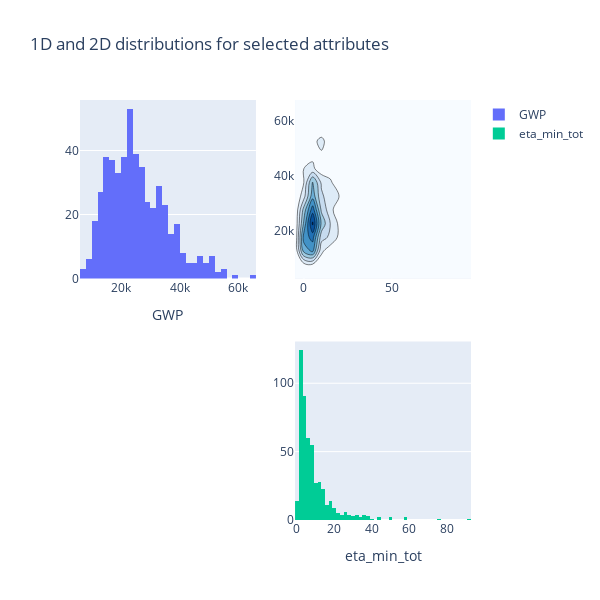

Notebook code for this chart:
### Code cell
plotter.contours2d(block='perf_att', attributes=['eta_min_tot','GWP'])

### Figure 1 — Plotly figure (JSON) as saved in the notebook; plotly's stock layout.template omitted (floating-point values rounded to 4 significant figures; data arrays with more than 128 entries replaced by an {"elided": "..."} marker saying what was removed)
{"data": [{"name": "GWP", "type": "histogram", "x": {"elided": "500 float values"}, "xaxis": "x", "yaxis": "y"}, {"colorscale": [[0, "rgb(247,251,255)"], [0.125, "rgb(222,235,247)"], [0.25, "rgb(198,219,239)"], [0.375, "rgb(158,202,225)"], [0.5, "rgb(107,174,214)"], [0.625, "rgb(66,146,198)"], [0.75, "rgb(33,113,181)"], [0.875, "rgb(8,81,156)"], [1, "rgb(8,48,107)"]], "line": {"smoothing": 1}, "name": "", "showscale": false, "type": "histogram2dcontour", "x": {"elided": "500 float values"}, "xaxis": "x2", "y": {"elided": "500 float values"}, "yaxis": "y2"}, {"name": "eta_min_tot", "type": "histogram", "x": {"elided": "500 float values"}, "xaxis": "x4", "yaxis": "y4"}], "layout": {"height": 600, "title": {"text": "1D and 2D distributions for selected attributes"}, "width": 600, "xaxis": {"anchor": "y", "domain": [0, 0.45], "title": {"text": "GWP"}}, "xaxis2": {"anchor": "y2", "domain": [0.55, 1]}, "xaxis3": {"anchor": "y3", "domain": [0, 0.45]}, "xaxis4": {"anchor": "y4", "domain": [0.55, 1], "title": {"text": "eta_min_tot"}}, "yaxis": {"anchor": "x", "domain": [0.575, 1]}, "yaxis2": {"anchor": "x2", "domain": [0.575, 1]}, "yaxis3": {"anchor": "x3", "domain": [0, 0.425]}, "yaxis4": {"anchor": "x4", "domain": [0, 0.425]}}}
